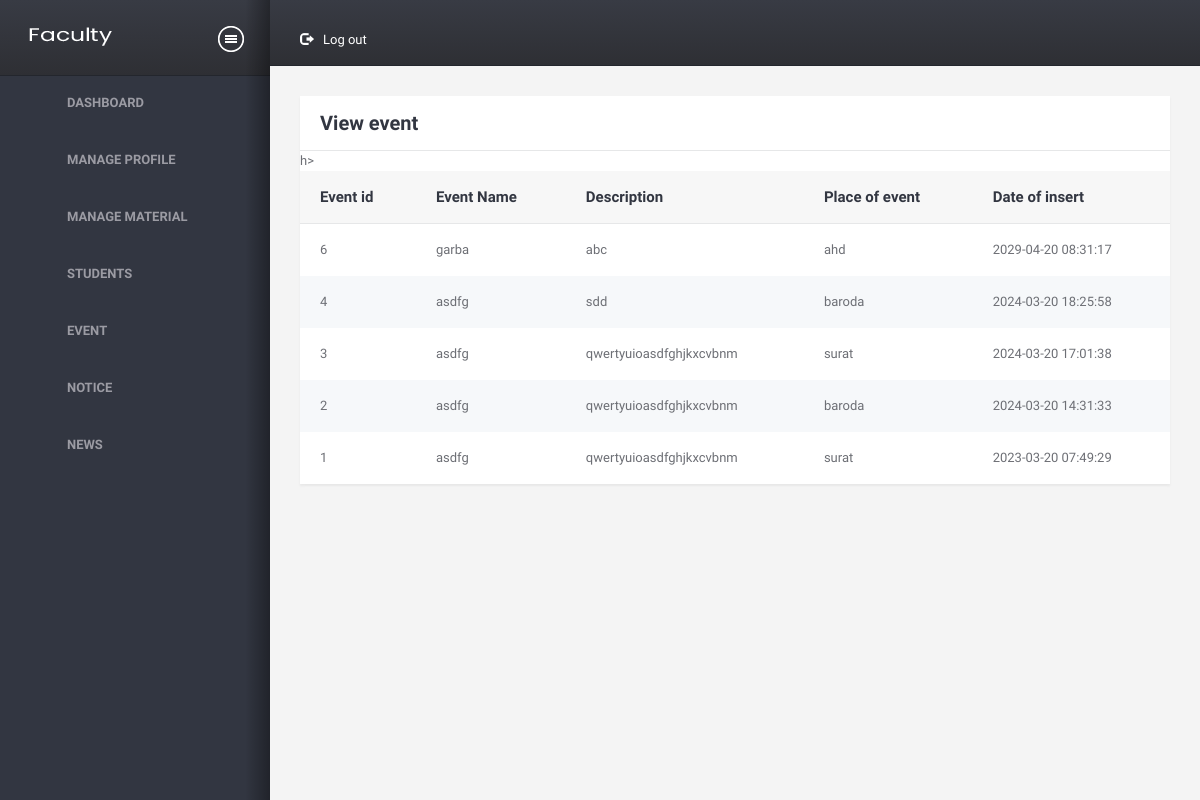
/faculty/viewevent.php, run on the app's committed database.
### tables this page shows
CREATE TABLE `event` (
  `event_id` int(11) NOT NULL,
  `event_name` varchar(20) NOT NULL,
  `description` varchar(500) NOT NULL,
  `place_of_event` varchar(20) NOT NULL,
  `isactive` int(1) NOT NULL,
  `dou` datetime NOT NULL,
  `doi` datetime NOT NULL
);

### faculty/viewevent.php (the view, shortened to what this page needs)
<!DOCTYPE HTML>
<html>
<head>
<link href="assets/css/A.style.css%2bbootstrap.css%2cMcc.0ONHoLZfWm.css.pagespeed.cf.2IS1LTyY4Z.css" rel="stylesheet" media="screen"/>
</head>
<body>
<div class="wrapper">
	<div class="structure-row">
 <aside class="sidebar">
            <div class="sidebar-in">
                <header>
                    <div class="logo">
                        <a href="dashboard1"><img src="assets/images/Facultylogo.png" alt="Campus on click"/></a>
                    </div>
                    <a href="#" class="togglemenu">&nbsp;</a>
                    <div class="clearfix"></div>
                </header>
                <?php require 'sidebar.php';?>
                <span class="shadows"></span>
            </div>
        </aside>
        <div class="right-sec">
            <header>
                  <nav class="topnav">
                    <ul id="nav1">
                        <li class="settings">
                            <a href="#"><i class="glyphicon glyphicon-log-out"></i>Log out</a>
                        </li>
                    </ul>
                </nav>
                <div class="clearfix"></div>
            </header>
            <div class="content-section">
                <div class="container-liquid">
                    <div class="row">
                        <div class="col-xs-12">
                            <div class="sec-box">
                                <a class="closethis">Close</a>
                                <header>
                                    <h2 class="heading">View event</h2>
                                </header>
                                <div class="contents">
                                    <a class="togglethis">Toggle</a>
                                    <section>
                                        <table class="table">
                                            <thead>
                                                <tr>
                                                    <th>Event id</th>
                                                    <th>Event Name</th>
                                                    <th>Description</th>
                                                    <th>Place of event</th>
                                                    <th>Date of insert</th>
                                                </tr>
                                            </thead>
                                            <?php
                require '../common/dbconnect.php';
                $qry = "SELECT * FROM event WHERE isactive !=2 order by event_id desc";
                $rs = mysqli_query($conn,$qry);
                if (mysqli_num_rows($rs)>0)
                {
                    while ($row = mysqli_fetch_assoc($rs))
                    {
                        ?>
                        <tr>
                        <td><?php echo $row['event_id']; ?></td>
                        <td><?php echo $row['event_name']; ?></td>
                        <td><?php echo $row['description']; ?></td>
                        <td><?php echo $row['place_of_event']; ?></td>
                        <td><?php echo $row['doi']; ?></td>
                        </tr>
                        <?php
                    }
                }
                else
                {
                    echo "0 Row found";
                }
                         ?>
                                        </table>
                                    </section>
                                </div>
                            </div>
                        </div>
                    </div>
                </div>
            </div>
        </div>
    </div>
</div>
</body>
</html>

### data on the page
event: event_id "6", event_name "garba", description "abc", place_of_event "ahd", doi "2029-04-20 08:31:17"
event: event_id "4", event_name "asdfg", description "sdd", place_of_event "baroda", doi "2024-03-20 18:25:58"
event: event_id "3", event_name "asdfg", description "qwertyuioasdfghjkxcvbnm", place_of_event "surat", doi "2024-03-20 17:01:38"
event: event_id "2", event_name "asdfg", description "qwertyuioasdfghjkxcvbnm", place_of_event "baroda", doi "2024-03-20 14:31:33"
event: event_id "1", event_name "asdfg", description "qwertyuioasdfghjkxcvbnm", place_of_event "surat", doi "2023-03-20 07:49:29"
